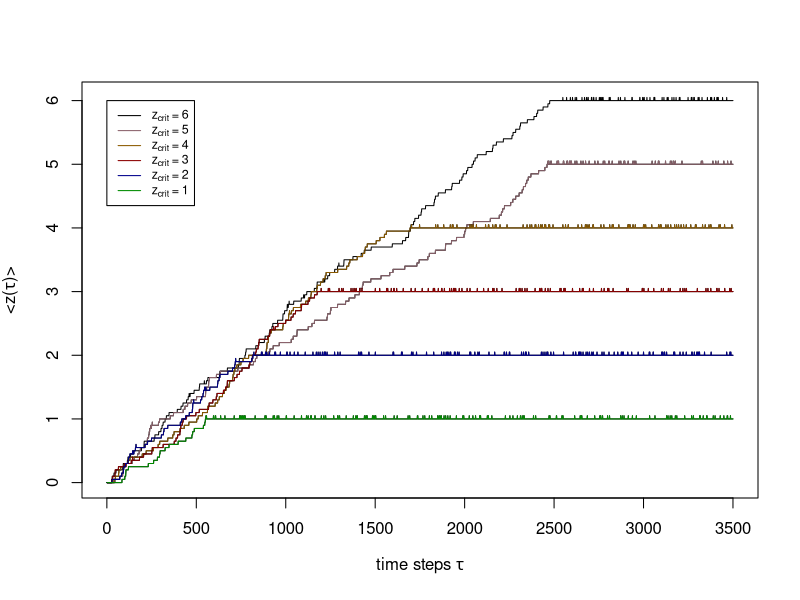

Reproduce this figure in R.
### 1D lattice after christen1991 paper
### open boundary conditions and conservative perturbation


### functions:

perform_avalanches <- function(lattice){
  while (any((lattice > z_crit))) {
    tmp_lattice  <- rep(0L, lattice_size)    # auxilliary lattice for calculation of avalanche effects
    
    for(i in 1:lattice_size){ # skip first entry because of bound. cond.
      
      if(lattice[i] > z_crit){
        if(i != lattice_size){
          tmp_lattice[i] <- tmp_lattice[i] - 2
          tmp_lattice[i+1] <- tmp_lattice[i+1] + 1
        }
        else {
          tmp_lattice[i] <- tmp_lattice[i] - 1
        }
        
        if(i != 1){
          tmp_lattice[i-1] <- tmp_lattice[i-1] + 1     
        }
        
      }}
    ## add the tmp_lattice to lattice in order to update the lattice
    lattice <- lattice + tmp_lattice
  }
  return (lattice)
}
  
#### algorithm  
lattice_size <- 20

time_steps <- 3500
z_crit_max <- 6
color <- c("green4","blue4","red4","orange4","pink4")


for(z_crit in z_crit_max:1){
  lattice <- rep(0L, lattice_size)  # main lattice; will contain the z-values
  z_means <- numeric(time_steps)
  
  for(t in 1:time_steps){
    
    lattice <- perform_avalanches(lattice)
    
    
    ## randomly perturb system via conservative perturbation
    x_rand <- sample(1:lattice_size, 1) 
    
    lattice[x_rand] <- lattice[x_rand] + 1
    if(x_rand > 1){
      lattice[x_rand - 1] <- lattice[x_rand - 1] - 1
    }
    
    ## compute z_mean[t]
    z_means[t] <- mean(lattice)
    
    
    ## final avalance relaxation
    if(t == time_steps){
      lattice <- perform_avalanches(lattice)
    }
  }
  if(z_crit == z_crit_max){
    plot(z_means,type = "l", xlab = expression(paste("time steps ", tau)), 
         ylab = expression(paste("<z(", tau, ")>")))  
  } else {
    lines(z_means)
    lines(z_means, col=color[z_crit])
    
  }
  
}
  
legend(0, 6, legend=c(expression(paste('z'['crit'], ' = 6')),
                      expression(paste('z'['crit'], ' = 5')),
                      expression(paste('z'['crit'], ' = 4')),
                      expression(paste('z'['crit'], ' = 3')),
                      expression(paste('z'['crit'], ' = 2')),
                      expression(paste('z'['crit'], ' = 1'))),
       col=c("black","pink4","orange4","red4","blue4","green4"), lty=1:1, cex=0.75)



## PLOTS
# barplot(lattice)
# plot(z_means, type = "l")

8:2
